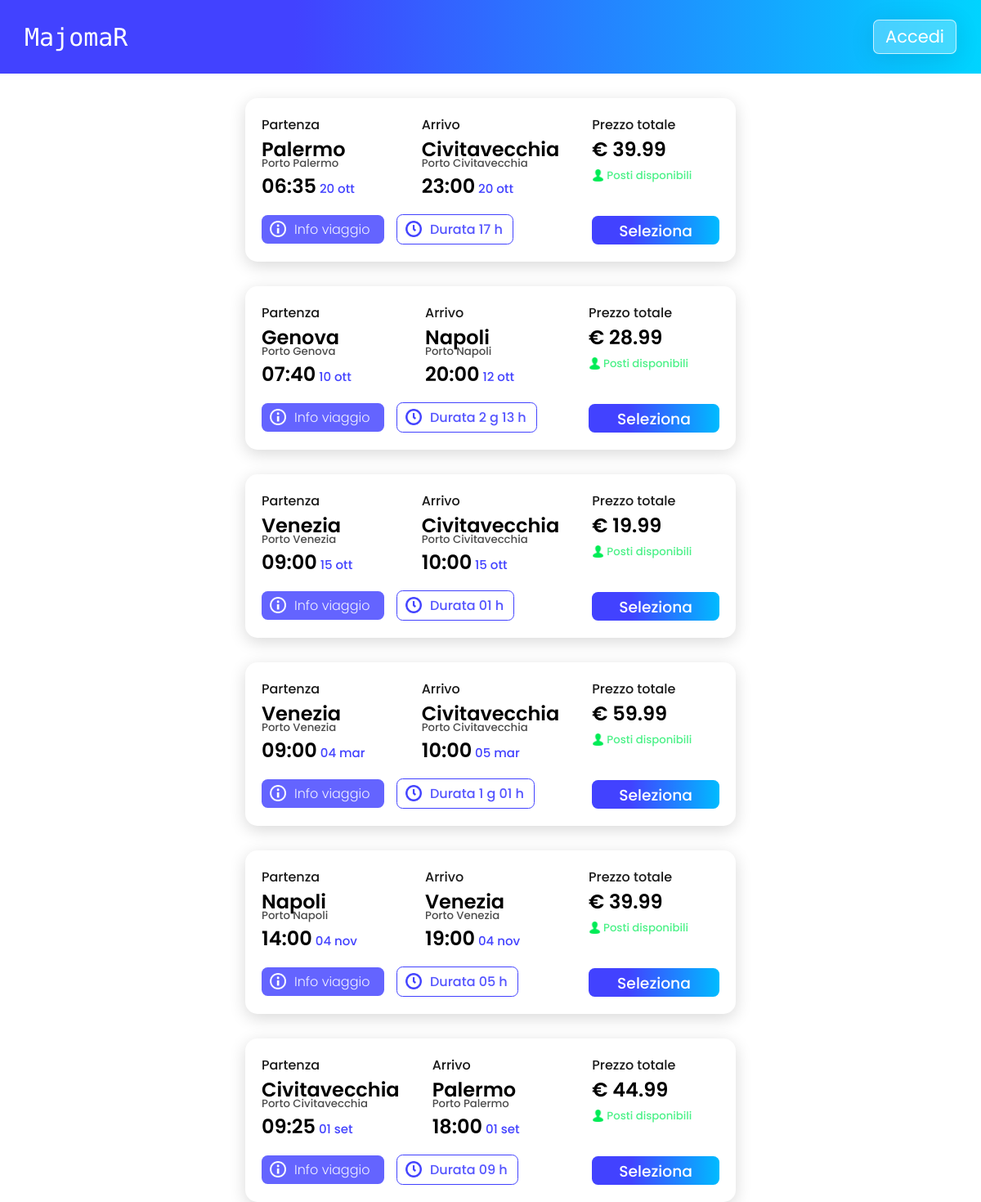
Screenshot of /Php/Home.php with the database file from the repository.
### tables this page shows
CREATE TABLE `viaggio` (
  `codice_viaggio` char(5) NOT NULL,
  `data_ora_p_a` longtext DEFAULT NULL CHECK (json_valid(`data_ora_p_a`)),
  `peso_carico` float DEFAULT NULL,
  `prezzo` float NOT NULL,
  `codice_nave` char(5) DEFAULT NULL
);

CREATE TABLE `porto` (
  `codice_porto` char(5) NOT NULL,
  `nome_porto` varchar(60) NOT NULL,
  `citta` varchar(60) DEFAULT NULL,
  `posti_barca` int(11) DEFAULT NULL,
  `latitudine` float DEFAULT NULL,
  `longitudine` float DEFAULT NULL
);

### Php/Home.php (the view)
<?php
include "./Back/Database.php";
$web_page = file_get_contents('../Html/Template.html');
$headbar = file_get_contents('../Html/Headbar.html');
$home = file_get_contents('../Html/Home.html');
$web_page = str_replace('<headbar/>', $headbar , $web_page);
$cards = '';
$sql_seleziona_porti_partenza = "SELECT * FROM ((viaggio INNER JOIN porto_pa ON viaggio.codice_viaggio=porto_pa.codice_viaggio) INNER JOIN porto ON porto_pa.codice_porto=porto.codice_porto) HAVING tipo='partenza' ORDER BY porto_pa.codice_viaggio";
$sql_seleziona_porti_arrivo = "SELECT * FROM ((viaggio INNER JOIN porto_pa ON viaggio.codice_viaggio=porto_pa.codice_viaggio) INNER JOIN porto ON porto_pa.codice_porto=porto.codice_porto) HAVING tipo='arrivo' ORDER BY porto_pa.codice_viaggio";
$sql_seleziona_tutto = "SELECT * FROM viaggio ORDER BY codice_viaggio";
$result_all = $connessione->query($sql_seleziona_tutto);
$result_porti_p = $connessione->query($sql_seleziona_porti_partenza);
$result_porti_a = $connessione->query($sql_seleziona_porti_arrivo);
$formattatore = new IntlDateFormatter('it_IT',IntlDateFormatter::FULL,IntlDateFormatter::FULL,null,null," dd MMM ");
if($result_all && $result_porti_p && $result_porti_a)
{
    if($result_all ->num_rows > 0 && $result_porti_p->num_rows > 0 && $result_porti_a->num_rows > 0){
        while($row=$result_all->fetch_assoc())
        {
            $porti_p=$result_porti_p->fetch_assoc();
            $porti_a=$result_porti_a->fetch_assoc();
            $data_ora_p_a = json_decode($row["data_ora_p_a"], true);
            $prezzo = $row["prezzo"];
            $datetime_part = date_create($data_ora_p_a["ora_part"]);
            $datetime_arri = date_create($data_ora_p_a["ora_arri"]);
            $date_part = date_create($data_ora_p_a["data_part"]);
            $date_arr = date_create($data_ora_p_a["data_arri"]);
            $complete_part =  $datetime_part->format("H:m") . " ". $date_part->format("yy/m/d") . " ";
            $complete_arri = $datetime_arri->format("H:m") . " ". $date_arr->format("yy/m/d") . " ";
            $complete_partenza = new DateTime($complete_part);
            $complete_arrivo = new DateTime($complete_arri);
            $durata = date_diff($complete_partenza,$complete_arrivo);
            if($durata->format("%d") > 0)
                $durata = $durata->format("Durata %d g %H h");
            else
                $durata = $durata->format("Durata %H h");
            $time_part = strtotime($data_ora_p_a["data_part"]);
            $time_arr = strtotime($data_ora_p_a["data_arri"]);
            $cards.='<div class="card">
                <div class="card_section">
                    <p>Partenza</p>
                    <h2>'. $porti_p["citta"].'</h2>
                    <h5>'. $porti_p["nome_porto"].'</h5>
                    <h2>'.$data_ora_p_a["ora_part"].'<span> '.$formattatore->format($time_part).'</span></h2>
                    <a class="card_sec_btn" href="">
                        <img src="../Assets/info_icon.png" alt="">
                        <p>Info viaggio</p>
                    </a>
                    <div class="card_sec_btn sec_time">
                        <img src="../Assets/clock_icon.png" alt="">
                        <p>'. $durata .'</p>
                    </div>
                </div>
                <div class="card_section">
                    <p>Arrivo</p>
                    <h2>'. $porti_a["citta"].'</h2>
                    <h5>'. $porti_a["nome_porto"].'</h5>
                    <h2>'.$data_ora_p_a["ora_arri"].'<span> '.$formattatore->format($time_arr).'</span></h2>
                </div>
                <div class="card_section last_sec">
                    <p>Prezzo totale</p>
                    <h2>€ '.$prezzo.'</h2>
                    <div class="posti_card">
                        <img src="../Assets/pearson_icon.png" alt="">
                        <h5>Posti disponibili</h5>
                    </div>
                    <a class="select_button" href="">
                        <h3>Seleziona</h3>
                    </a>
                </div>
            </div>
            ';
        }
    }else
        echo "Errore";
}
else
    echo "Impossibile reperire i dati";
$home = str_replace('<cards/>', $cards , $home);
echo str_replace('<contenuto/>', $home , $web_page);
?>

### Css/style.css (style rules this page uses)
h1,h2,h3,h4,h5,h6,p { font-family: 'Poppins', sans-serif; }
body { margin: 0; }
#headbar { background: #4242ff; background: linear-gradient(90deg, rgba(66,66,255,1) 30%, rgba(0,212,255,1) 100%); height: 90px; width: 100%; display: flex; justify-content: space-between; align-items: center; }
#nome { font-family: 'Monoton'; color: white; font-size: 30px; margin:0; margin-left: 30px; }
#auth_btn { background: rgba(255, 255, 255, 0.26); box-shadow: 0 4px 30px rgba(0, 0, 0, 0.1); backdrop-filter: blur(7.1px); -webkit-backdrop-filter: blur(7.1px); border: 1px solid rgba(255, 255, 255, 0.71); height: 40px; width: 100px; border-radius: 7px; margin-right: 30px; font-size: 21px; color:white; }
#auth_btn p { transition: ease-in 0.15s; width: 100px; height: 40px; text-align: center; margin: 0; padding-top: 4px; color: white; }
a { text-decoration: none; }
.card { display: flex; justify-content: space-between; width: 50%; height: 200px; border-radius: 15px; box-shadow: 0px 5px 20px rgba(0, 0, 0, 0.153); margin-top: 30px; }
#card_container { display: flex; flex-direction: column; align-items: center; }
.card_section { display: flex; flex: 1; margin: 20px; flex-direction: column; }
.card_section p,h2,h5,h3 { margin: 0; font-weight: 500; }
.card_section p { opacity: .9; }
.card_section h5 { margin-top: -10px; opacity: .7; }
.card_section h2 { font-weight: 600; }
.card_section span { font-size: 15px; font-weight: 500; color: #4242ff; }
.card_sec_btn { display: flex; flex-direction: row; height: 35px; width: 150px; border-radius: 7.5px; background-color: #4242ffd0; margin-top: 18px; color: white; }
.card_sec_btn p { padding-top: 5px; padding-left: 10px; font-weight: 300; }
.card img { width: 20px; height: 20px; margin-top: 7px; margin-left: 10px; }
.sec_time { background-color: white; color: #4242ff; border:1.5px solid #4242ff; position: absolute; margin-top: 121.5px; margin-left: 165px; width: max-content; padding-right: 12px; }
.sec_time p { font-weight: 500; }
.posti_card { color: #00ec56; opacity: 1 !important; display: flex; flex-direction: row; align-items: center; }
.posti_card h5 { height: 3px; }
.posti_card img { height: 15px; width: 15px; margin-right: 3px; margin-left: 0; }
.select_button { height: 35px; background: #4242ff; background: linear-gradient(90deg, rgba(66,66,255,1) 30%, rgb(0, 187, 255) 100%); border-radius: 7.5px; margin-top: 42px; }
.select_button h3 { text-align: center; padding-top: 3.5px; color: white; }

### rows the page displays
viaggio: porto.citta "Palermo", porto.nome_porto "Porto Palermo", data_ora_p_a "06:35", data_ora_p_a "20 ott", data_ora_p_a "Durata 17 h", porto.citta "Civitavecchia", porto.nome_porto "Porto Civitavecchia", data_ora_p_a "23:00", prezzo "39.99"
viaggio: porto.citta "Genova", porto.nome_porto "Porto Genova", data_ora_p_a "07:40", data_ora_p_a "10 ott", data_ora_p_a "Durata 2 g 13 h", porto.citta "Napoli", porto.nome_porto "Porto Napoli", data_ora_p_a "20:00", data_ora_p_a "12 ott", prezzo "28.99"
viaggio: porto.citta "Venezia", porto.nome_porto "Porto Venezia", data_ora_p_a "09:00", data_ora_p_a "15 ott", data_ora_p_a "Durata 01 h", porto.citta "Civitavecchia", porto.nome_porto "Porto Civitavecchia", data_ora_p_a "10:00", prezzo "19.99"
viaggio: porto.citta "Venezia", porto.nome_porto "Porto Venezia", data_ora_p_a "09:00", data_ora_p_a "04 mar", data_ora_p_a "Durata 1 g 01 h", porto.citta "Civitavecchia", porto.nome_porto "Porto Civitavecchia", data_ora_p_a "10:00", data_ora_p_a "05 mar", prezzo "59.99"
viaggio: porto.citta "Napoli", porto.nome_porto "Porto Napoli", data_ora_p_a "14:00", data_ora_p_a "04 nov", data_ora_p_a "Durata 05 h", porto.citta "Venezia", porto.nome_porto "Porto Venezia", data_ora_p_a "19:00", prezzo "39.99"
viaggio: porto.citta "Civitavecchia", porto.nome_porto "Porto Civitavecchia", data_ora_p_a "09:25", data_ora_p_a "01 set", data_ora_p_a "Durata 09 h", porto.citta "Palermo", porto.nome_porto "Porto Palermo", data_ora_p_a "18:00", prezzo "44.99"

### other values shown
str_replace('<headbar/>', $headbar , $web_page) "MajomaR Accedi"
